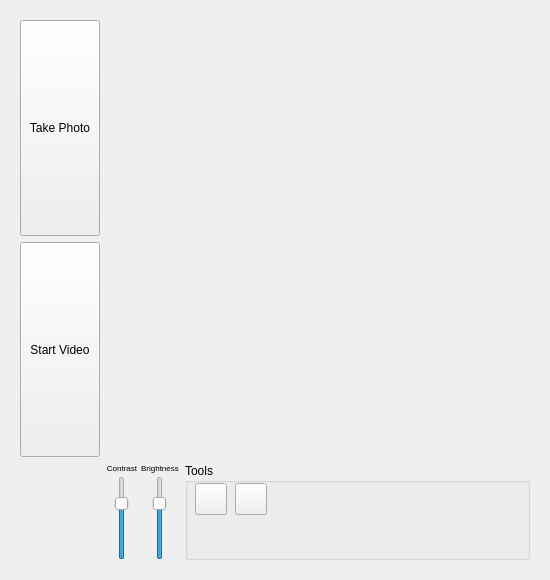
<?xml version="1.0" encoding="UTF-8"?>
<ui version="4.0">
 <class>Camera</class>
 <widget class="QWidget" name="Camera">
  <property name="geometry">
   <rect>
    <x>0</x>
    <y>0</y>
    <width>550</width>
    <height>580</height>
   </rect>
  </property>
  <property name="minimumSize">
   <size>
    <width>550</width>
    <height>580</height>
   </size>
  </property>
  <property name="maximumSize">
   <size>
    <width>9999</width>
    <height>9999</height>
   </size>
  </property>
  <property name="windowTitle">
   <string>Camera</string>
  </property>
  <property name="windowIcon">
   <iconset resource="../icons.qrc">
    <normaloff>:/icons/devices/camera-photo.png</normaloff>:/icons/devices/camera-photo.png</iconset>
  </property>
  <layout class="QGridLayout" name="gridLayout">
   <item row="0" column="0">
    <widget class="QFrame" name="frame">
     <property name="sizePolicy">
      <sizepolicy hsizetype="Expanding" vsizetype="Expanding">
       <horstretch>0</horstretch>
       <verstretch>0</verstretch>
      </sizepolicy>
     </property>
     <property name="minimumSize">
      <size>
       <width>528</width>
       <height>558</height>
      </size>
     </property>
     <layout class="QGridLayout" name="gridLayout_34">
      <item row="0" column="0">
       <layout class="QGridLayout" name="gridLayout_2" rowstretch="1,0" columnstretch="0,1">
        <item row="0" column="0">
         <layout class="QVBoxLayout" name="verticalLayout_5">
          <item>
           <widget class="QPushButton" name="shootButton">
            <property name="sizePolicy">
             <sizepolicy hsizetype="Expanding" vsizetype="Expanding">
              <horstretch>0</horstretch>
              <verstretch>0</verstretch>
             </sizepolicy>
            </property>
            <property name="text">
             <string>Take Photo</string>
            </property>
           </widget>
          </item>
          <item>
           <widget class="QPushButton" name="videoButton">
            <property name="sizePolicy">
             <sizepolicy hsizetype="Expanding" vsizetype="Expanding">
              <horstretch>0</horstretch>
              <verstretch>0</verstretch>
             </sizepolicy>
            </property>
            <property name="minimumSize">
             <size>
              <width>0</width>
              <height>0</height>
             </size>
            </property>
            <property name="text">
             <string>Start Video</string>
            </property>
           </widget>
          </item>
         </layout>
        </item>
        <item row="1" column="1">
         <layout class="QHBoxLayout" name="horizontalLayout_7" stretch="0,1">
          <item>
           <layout class="QHBoxLayout" name="horizontalLayout_36" stretch="0,0">
            <property name="spacing">
             <number>3</number>
            </property>
            <item>
             <layout class="QVBoxLayout" name="verticalLayout_63" stretch="0,1">
              <item>
               <widget class="QLabel" name="label_64">
                <property name="sizePolicy">
                 <sizepolicy hsizetype="Expanding" vsizetype="Expanding">
                  <horstretch>0</horstretch>
                  <verstretch>0</verstretch>
                 </sizepolicy>
                </property>
                <property name="maximumSize">
                 <size>
                  <width>16777215</width>
                  <height>20</height>
                 </size>
                </property>
                <property name="font">
                 <font>
                  <pointsize>6</pointsize>
                 </font>
                </property>
                <property name="text">
                 <string>Contrast</string>
                </property>
                <property name="alignment">
                 <set>Qt::AlignCenter</set>
                </property>
               </widget>
              </item>
              <item alignment="Qt::AlignHCenter">
               <widget class="QSlider" name="contrastSlider">
                <property name="sizePolicy">
                 <sizepolicy hsizetype="Expanding" vsizetype="Expanding">
                  <horstretch>0</horstretch>
                  <verstretch>0</verstretch>
                 </sizepolicy>
                </property>
                <property name="singleStep">
                 <number>1</number>
                </property>
                <property name="pageStep">
                 <number>10</number>
                </property>
                <property name="value">
                 <number>70</number>
                </property>
                <property name="orientation">
                 <enum>Qt::Vertical</enum>
                </property>
               </widget>
              </item>
             </layout>
            </item>
            <item>
             <layout class="QVBoxLayout" name="verticalLayout_64" stretch="0,1">
              <item>
               <widget class="QLabel" name="label_65">
                <property name="sizePolicy">
                 <sizepolicy hsizetype="Expanding" vsizetype="Expanding">
                  <horstretch>0</horstretch>
                  <verstretch>0</verstretch>
                 </sizepolicy>
                </property>
                <property name="maximumSize">
                 <size>
                  <width>16777215</width>
                  <height>20</height>
                 </size>
                </property>
                <property name="font">
                 <font>
                  <pointsize>6</pointsize>
                 </font>
                </property>
                <property name="text">
                 <string>Brightness</string>
                </property>
                <property name="alignment">
                 <set>Qt::AlignCenter</set>
                </property>
               </widget>
              </item>
              <item alignment="Qt::AlignHCenter">
               <widget class="QSlider" name="brightnessSlider">
                <property name="sizePolicy">
                 <sizepolicy hsizetype="Expanding" vsizetype="Expanding">
                  <horstretch>0</horstretch>
                  <verstretch>0</verstretch>
                 </sizepolicy>
                </property>
                <property name="value">
                 <number>70</number>
                </property>
                <property name="orientation">
                 <enum>Qt::Vertical</enum>
                </property>
               </widget>
              </item>
             </layout>
            </item>
           </layout>
          </item>
          <item>
           <widget class="QGroupBox" name="viewToolsGroup">
            <property name="sizePolicy">
             <sizepolicy hsizetype="Expanding" vsizetype="Expanding">
              <horstretch>0</horstretch>
              <verstretch>0</verstretch>
             </sizepolicy>
            </property>
            <property name="title">
             <string>Tools</string>
            </property>
            <widget class="QToolButton" name="magToolButton">
             <property name="geometry">
              <rect>
               <x>50</x>
               <y>20</y>
               <width>32</width>
               <height>32</height>
              </rect>
             </property>
             <property name="sizePolicy">
              <sizepolicy hsizetype="Expanding" vsizetype="Expanding">
               <horstretch>0</horstretch>
               <verstretch>0</verstretch>
              </sizepolicy>
             </property>
             <property name="minimumSize">
              <size>
               <width>32</width>
               <height>32</height>
              </size>
             </property>
             <property name="maximumSize">
              <size>
               <width>32</width>
               <height>32</height>
              </size>
             </property>
             <property name="toolTip">
              <string>magnify</string>
             </property>
             <property name="styleSheet">
              <string notr="true">background-image: url(:/icons/actions/system-search.png);
background-position: center;
background-repeat: no-repeat;</string>
             </property>
             <property name="text">
              <string/>
             </property>
             <property name="checkable">
              <bool>true</bool>
             </property>
             <property name="autoExclusive">
              <bool>true</bool>
             </property>
            </widget>
            <widget class="QToolButton" name="ROItoolButton">
             <property name="geometry">
              <rect>
               <x>10</x>
               <y>20</y>
               <width>32</width>
               <height>32</height>
              </rect>
             </property>
             <property name="sizePolicy">
              <sizepolicy hsizetype="Expanding" vsizetype="Expanding">
               <horstretch>0</horstretch>
               <verstretch>0</verstretch>
              </sizepolicy>
             </property>
             <property name="minimumSize">
              <size>
               <width>32</width>
               <height>32</height>
              </size>
             </property>
             <property name="maximumSize">
              <size>
               <width>32</width>
               <height>32</height>
              </size>
             </property>
             <property name="font">
              <font>
               <pointsize>18</pointsize>
              </font>
             </property>
             <property name="toolTip">
              <string>crosshair</string>
             </property>
             <property name="layoutDirection">
              <enum>Qt::LeftToRight</enum>
             </property>
             <property name="text">
              <string/>
             </property>
             <property name="icon">
              <iconset resource="../icons.qrc">
               <normaloff>:/icons/myIcons/crosshair.png</normaloff>:/icons/myIcons/crosshair.png</iconset>
             </property>
             <property name="iconSize">
              <size>
               <width>25</width>
               <height>25</height>
              </size>
             </property>
             <property name="checkable">
              <bool>true</bool>
             </property>
             <property name="autoExclusive">
              <bool>true</bool>
             </property>
             <property name="toolButtonStyle">
              <enum>Qt::ToolButtonIconOnly</enum>
             </property>
            </widget>
           </widget>
          </item>
         </layout>
        </item>
       </layout>
      </item>
     </layout>
    </widget>
   </item>
  </layout>
 </widget>
 <resources>
  <include location="../icons.qrc"/>
 </resources>
 <connections/>
</ui>
